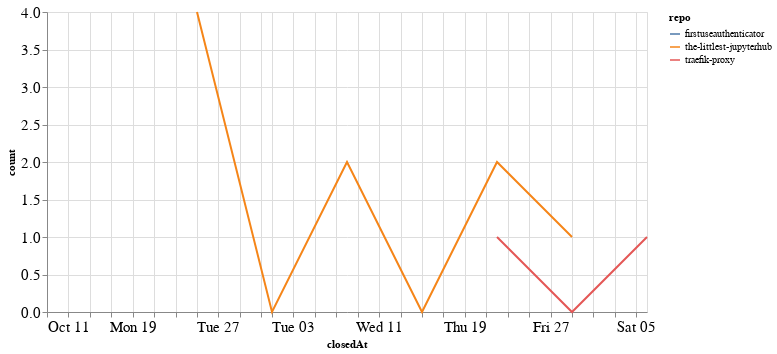

The cell this chart's notebook holds for it:
### Code cell
closed_by_time = closed_by.groupby('repo').resample('W', on='closedAt').count()['author'].reset_index()
closed_by_time = closed_by_time.rename(columns={'author': 'count'})

alt.Chart(closed_by_time, width=600).mark_line().encode(
    x='closedAt',
    y='count',
    color='repo',
    tooltip="repo"
)

### Figure 1 — Vega-Lite specification as saved in the notebook (floating-point values rounded to 4 significant figures)
{"config": {"axisLeft": {"labelFontSize": 15}, "axisBottom": {"labelFontSize": 15}}, "data": {"name": "data-4d464ba9eb8d8fe4bdf8bfb1420bb0ab"}, "mark": "line", "encoding": {"color": {"type": "nominal", "field": "repo"}, "tooltip": {"type": "nominal", "field": "repo"}, "x": {"type": "temporal", "field": "closedAt"}, "y": {"type": "quantitative", "field": "count"}}, "width": 600, "$schema": "https://vega.github.io/schema/vega-lite/v4.8.1.json", "datasets": {"data-4d464ba9eb8d8fe4bdf8bfb1420bb0ab": [{"repo": "firstuseauthenticator", "closedAt": "2020-10-11T00:00:00", "count": 1}, {"repo": "the-littlest-jupyterhub", "closedAt": "2020-10-25T00:00:00", "count": 4}, {"repo": "the-littlest-jupyterhub", "closedAt": "2020-11-01T00:00:00", "count": 0}, {"repo": "the-littlest-jupyterhub", "closedAt": "2020-11-08T00:00:00", "count": 2}, {"repo": "the-littlest-jupyterhub", "closedAt": "2020-11-15T00:00:00", "count": 0}, {"repo": "the-littlest-jupyterhub", "closedAt": "2020-11-22T00:00:00", "count": 2}, {"repo": "the-littlest-jupyterhub", "closedAt": "2020-11-29T00:00:00", "count": 1}, {"repo": "traefik-proxy", "closedAt": "2020-11-22T00:00:00", "count": 1}, {"repo": "traefik-proxy", "closedAt": "2020-11-29T00:00:00", "count": 0}, {"repo": "traefik-proxy", "closedAt": "2020-12-06T00:00:00", "count": 1}]}}
